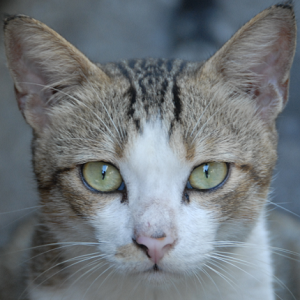
#> input picture images/cat.png, 300 x 300 px
$ python HW1.py
#> lines starting #> are read from the running program, lines starting #| are printed output that depends on the picture; pictures that were not available may be replaced by others from this repository, and a replacement may not be noted
# -*- coding: utf-8 -*-

'''
Homework - 1
'''

# imports
import sys
import cv2
import matplotlib.pyplot as plt

################################################################################

def load_image(path):
    return cv2.imread(path)

def is_not_loaded_properly(image):
    if (image is None) or (image.size == 0):
        return True
    else:
        return False

def show_image(image, image_name):
    cv2.imshow(image_name, image)

def convert_to_grayscale(image):
    return cv2.cvtColor(image, cv2.COLOR_BGR2GRAY)

def is_grayscale(image):
    dimensions = image.shape
    if len(dimensions) < 3:
        return True
    if len(dimensions) == 3:
        return False

def get_converted_image(image):
    if is_grayscale(image):
        return image
    else:
        b, g, r = cv2.split(image)
        img_matplotlib = cv2.merge([r, g, b])
        return img_matplotlib

def display_multiple_img(images, rows=1, cols=1):
    figure, ax = plt.subplots(nrows=rows, ncols=cols)
    for ind,title in enumerate(images):
        if is_grayscale(images[title]):
            ax.ravel()[ind].imshow(images[title], cmap=plt.get_cmap('gray'))
        else:
            ax.ravel()[ind].imshow(images[title])
        ax.ravel()[ind].set_title(title)
        ax.ravel()[ind].set_axis_off()
    plt.tight_layout()
    plt.show()

################################################################################

if __name__ == "__main__":

    #1
    image1 = load_image('images/cat.png')
#> in load_image, returned value is the input picture: shape (300, 300, 3); mean B, G, R 123, 118.5, 112.1
    image2 = load_image('images/color_spaces.png')
    image3 = load_image('images/landscape.jpg')
#> call 3 of load_image, with path = 'images/landscape.jpg'
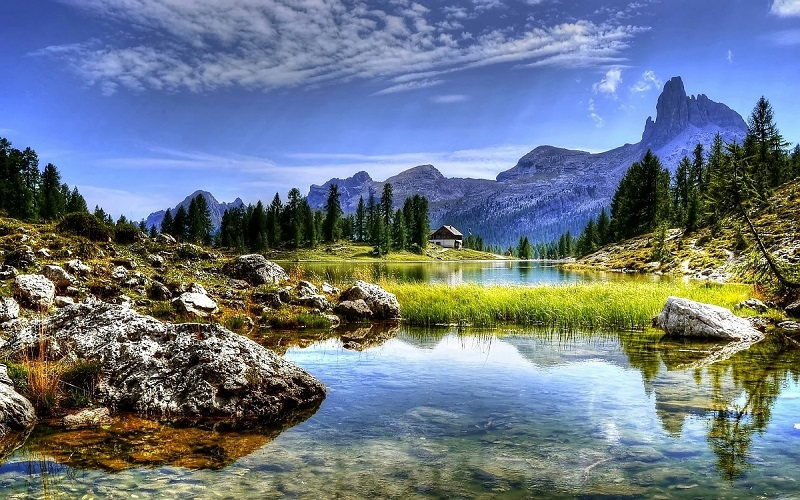
#> input picture images/landscape.jpg, 800 x 500 px
#> in load_image, returned value is the input picture: shape (500, 800, 3); mean B, G, R 132.5, 119.5, 106.8

    #2
    if is_not_loaded_properly(image1) or is_not_loaded_properly(image2) or is_not_loaded_properly(image3):
        print('images not loaded properly ... exiting program')
        sys.exit()

    #4
    (h, w, c) = image1.shape
#> h = 300; w = 300; c = 3
    print('dimensions of the image1 -> height: {}, width: {}, channels: {}'.format(h, w, c))
#| dimensions of the image1 -> height: 300, width: 300, channels: 3

    #5
    image4 = convert_to_grayscale(image1)
#> in convert_to_grayscale, `return cv2.cvtColor(image, cv2.COLOR_BGR2GRAY)`:
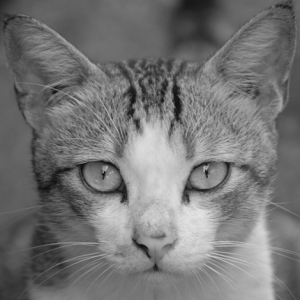
#> returned value: shape (300, 300); min 11, max 229, mean 117.1

    #6
    if is_grayscale(image4):
        print('grayscale image')
    else:
        print('color image')

    #7
    plt_image1 = get_converted_image(image1)
#> in get_converted_image, `b, g, r = cv2.split(image)`:
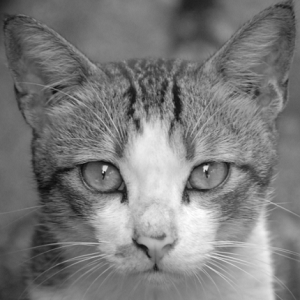
#> b: shape (300, 300); min 11, max 254, mean 123
    plt_image2 = get_converted_image(image2)
    plt_image3 = get_converted_image(image3)
#> in get_converted_image (call 3), `b, g, r = cv2.split(image)`:
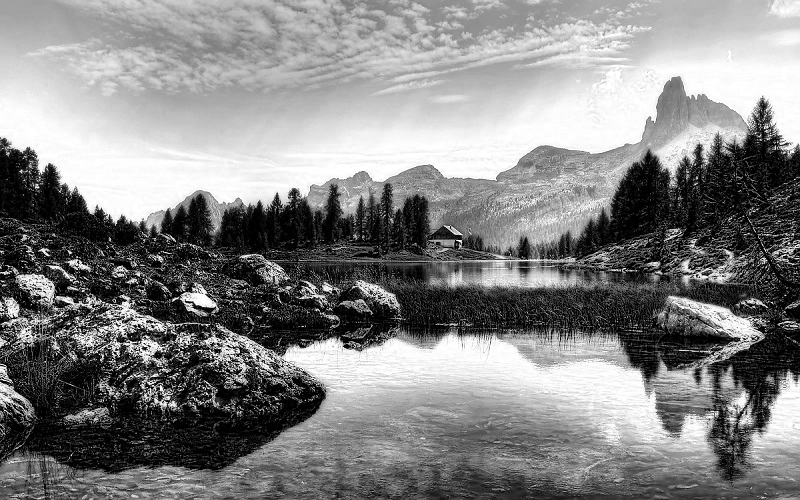
#> b: shape (500, 800); min 0, max 255, mean 132.5
#> in get_converted_image (call 3), `b, g, r = cv2.split(image)`:
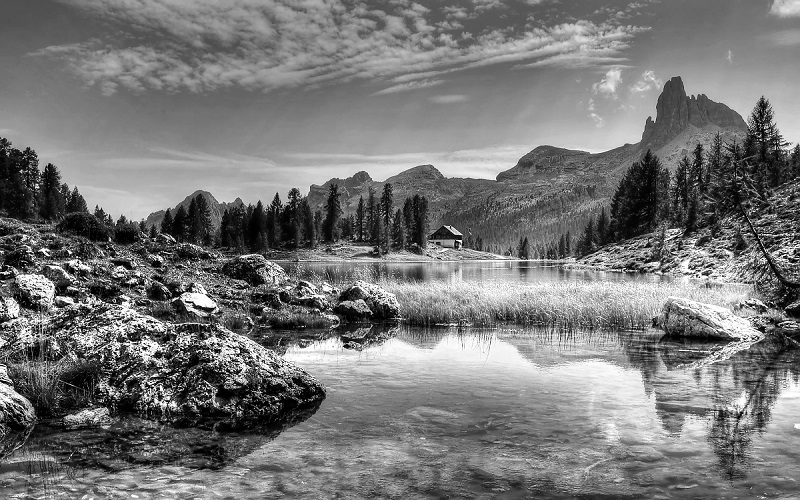
#> g: shape (500, 800); min 0, max 255, mean 119.5
#> in get_converted_image (call 3), `b, g, r = cv2.split(image)`:
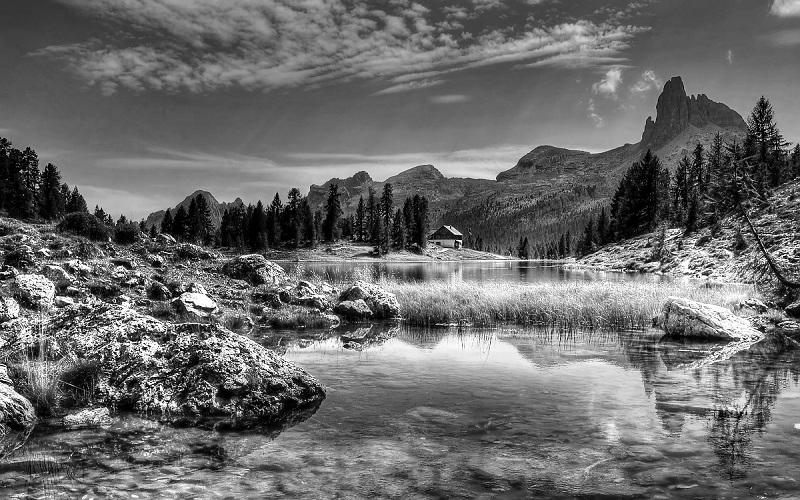
#> r: shape (500, 800); min 0, max 255, mean 106.8
    plt_image4 = get_converted_image(image4)
    images = {
        'image1': plt_image1,
        'image2': plt_image2,
        'image3': plt_image3,
        'image4': plt_image4
    }
    display_multiple_img(images, 2, 2)
#> the loop in display_multiple_img, `for ind,title in enumerate(images):` made 4 passes
#> (title, dimensions in is_grayscale) on passes 1 to 4: ('image1', (300, 300, 3)), ('image2', (300, 300, 3)), ('image3', (500, 800, 3)), ('image4', (300, 300))

    ## !! Note !! ##
    ## it seems there is a bug when calling plt.imshow() after cv2.imshow() function. maybe it's macOS problem. so i execute 3 after 7.
    ## you can refer at: https://github.com/opencv/opencv-python/issues/115 for more info.

    #3
    show_image(image1, 'w_image1')
    show_image(image2, 'w_image2')
    show_image(image3, 'w_image3')
    cv2.waitKey(0)
    cv2.destroyAllWindows()
